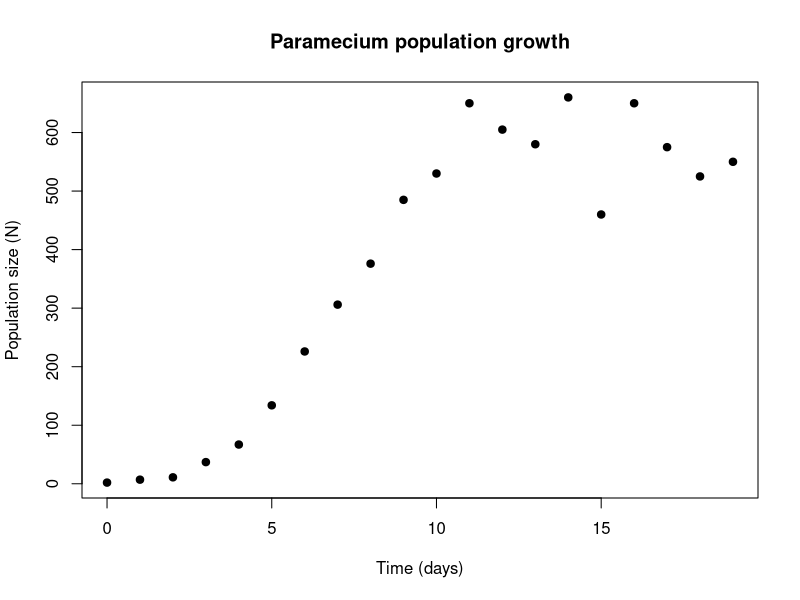
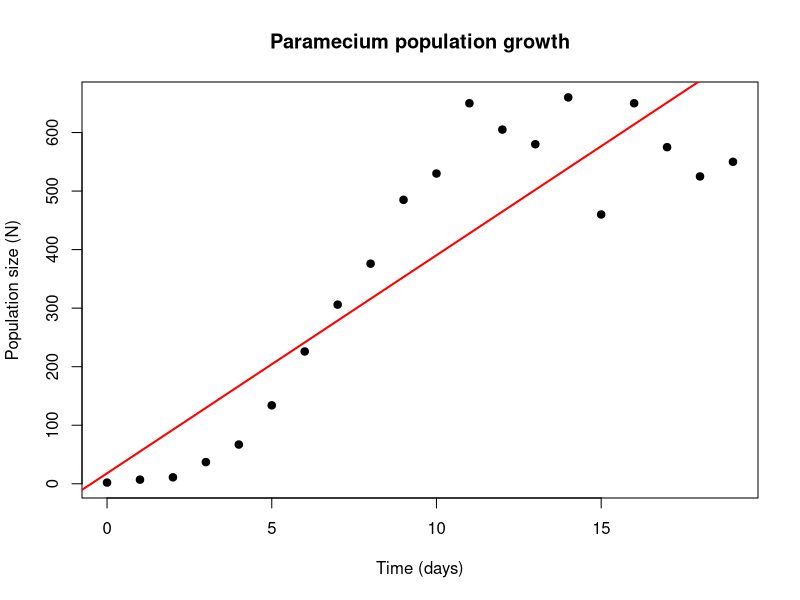
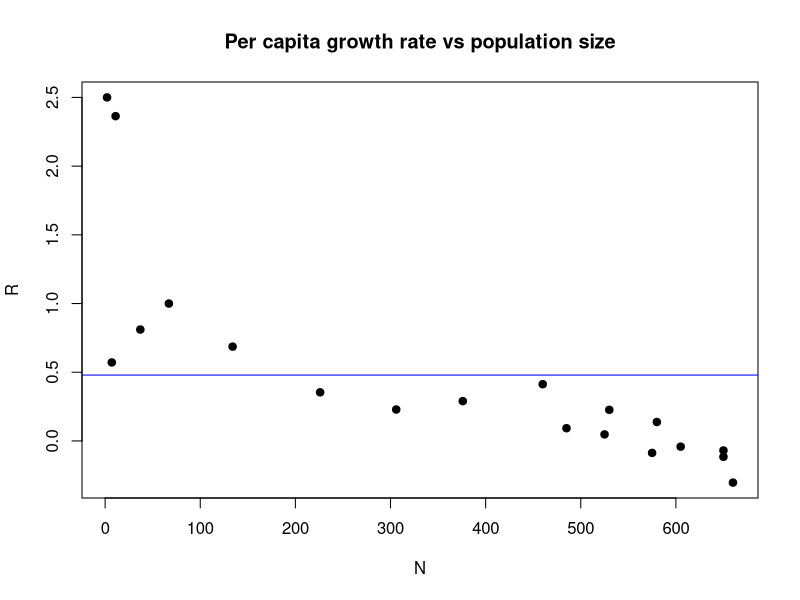
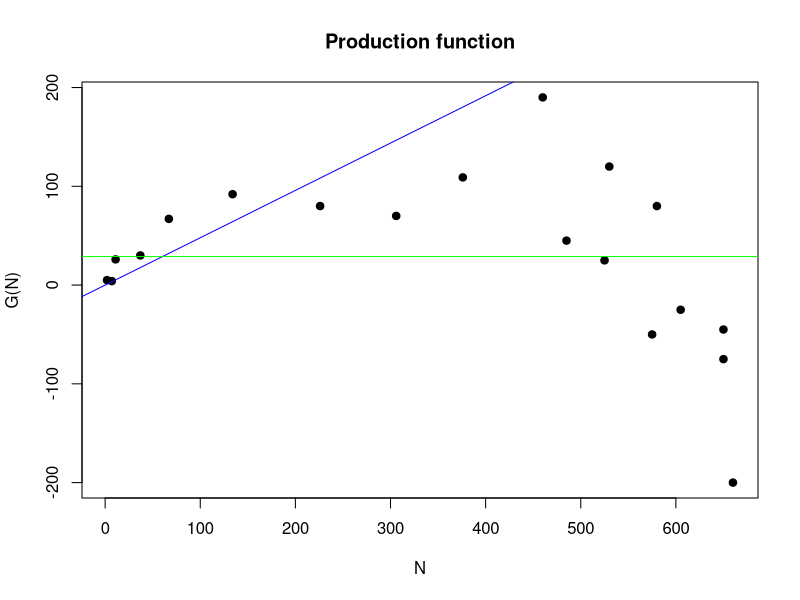
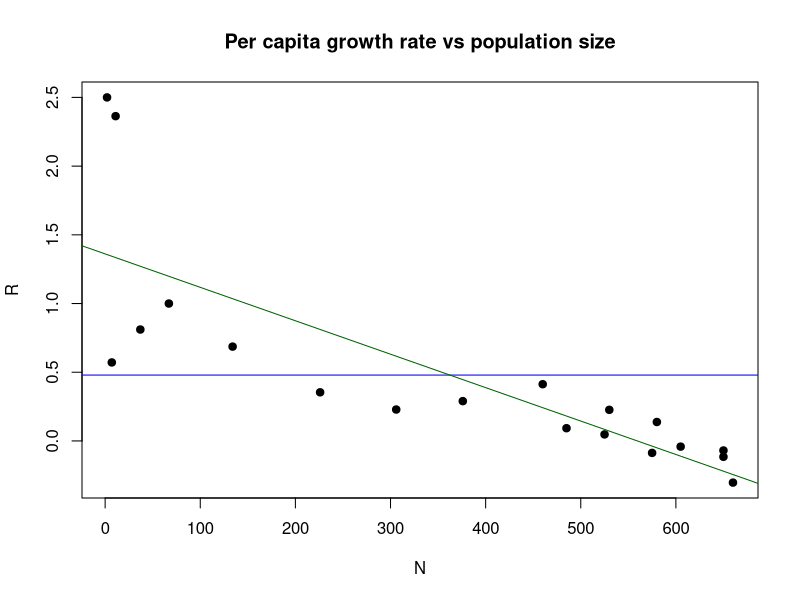
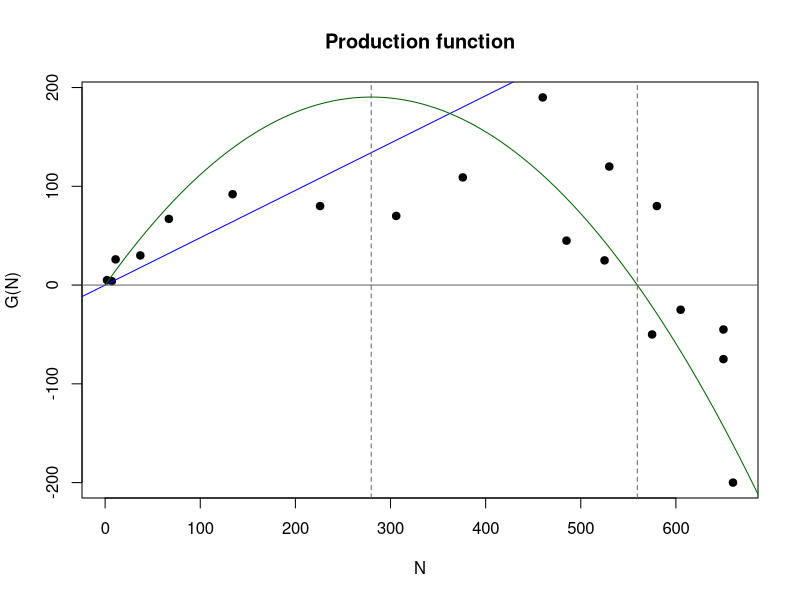
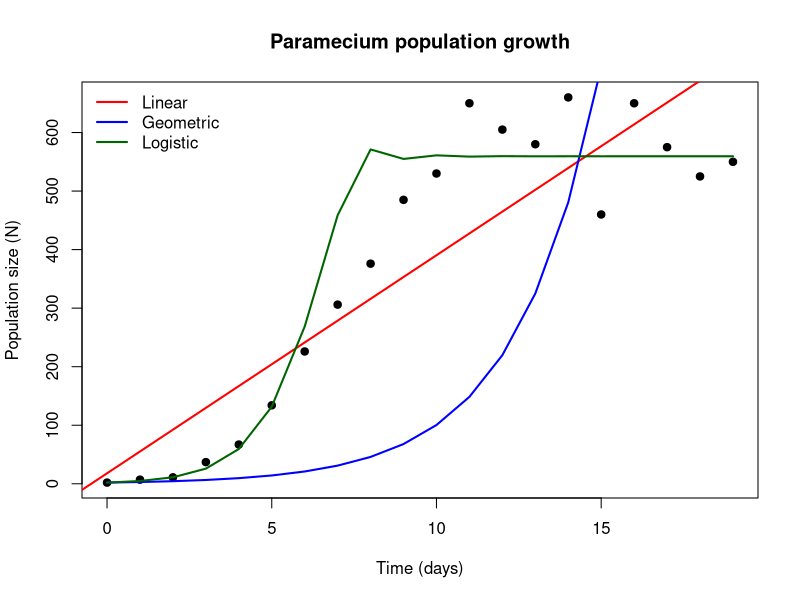

Write the R code that produced these figures, in order.
## ---- chunk 1
knitr::opts_chunk$set(echo = TRUE)
## ---- chunk 2
# Check your current version of R
R.version.string

## ---- chunk 3
# Create the variable from the output of the command
R_version <- R.version.string

# Perform the test
if(R_version == "R version 4.5.1 (2025-06-13)") {
    print("R version 4.5.1")
} else {
    print("You are using a different version of R. Switch to version 4.5.1 to ensure reproducibilty")
  }

## ---- chunk 4
# Set working directory
setwd("~/Documents/teaching/2026/TR3/SC1102/tutorial_2")

# Import the dataset which is located in this directory
paramecium <- read.csv("Paramecium_aurelia.csv")

## ---- chunk 5
# Produce a simple scatter plot of the data
plot(paramecium$Time..days., paramecium$Paramecium,
     # pch tells it what shape point to plot
     pch = 19,
     xlab = "Time (days)",
     ylab = "Population size (N)",
     main = "Paramecium population growth")

# Save the plot as an image file to our working directory.
dev.copy(png, "paramecium_growth_n_vs_time.png", width = 1600, height = 1200, res = 300)
dev.off()

## ---- chunk 6
# Model a linear fit 
linear_fit <- lm(Paramecium ~ Time..days., data = paramecium)

# Then have a look at the results
linear_fit

## ---- chunk 7
# Produce the same scatter plot of the data
plot(paramecium$Time..days., paramecium$Paramecium,
     # pch tells it what shape point to plot
     pch = 19,
     xlab = "Time (days)",
     ylab = "Population size (N)",
     main = "Paramecium population growth")

# Overlay the trendline
abline(linear_fit, col = "red", lwd = 2)

# Save the plot as an image
dev.copy(png, "paramecium_growth_linear.png", width = 1600, height = 1200, res = 300)
dev.off()

# Check out the R2 (Multiple R2) value
summary(linear_fit)

# And let's save coefficient stats as a text file in csv format
write.csv(
  coef(summary(linear_fit)),
  "linear_model_coefficients.csv"
)

## ---- chunk 8
# Create an integer vector of all but the final number of observations
N_t <- paramecium$Paramecium[-20]

# Calculate lambda (N_t+1/N_t)
lambda <- paramecium$Paramecium[-1] / N_t

# Calculate R
R <- lambda - 1

# Plot N vs R
plot(N_t, R, 
     pch = 19, 
     xlab = "N", 
     ylab = "R",
     main = "Per capita growth rate vs population size")

# Fit geometric growth model - constant R
abline(h = mean(R), 
       col = "blue")

# And again, save this plot as an image
dev.copy(png, "paramecium_growth_geometric_n_vs_r.png", width = 1600, height = 1200, res = 300)
dev.off()

## ---- chunk 9
# Calculate G(N) as RN
GN <- R*N_t

# Plot N vs G(N)
plot(N_t, GN, 
     pch = 19, 
     xlab = "N", 
     ylab = "G(N)",
     main = "Production function")

# Geometric: G(N) = RN, a straight line through the origin with a slope calculated from the mean of R
abline(a = 0, b = mean(R), col = "blue")

# Also plot the R2 base line at mean(GN)
abline(h = mean(GN), col = "green")

# And save
dev.copy(png, "paramecium_growth_production_function.png", width = 1600, height = 1200, res = 300)
dev.off()

## ---- chunk 10
# Calculate R2 value
# Predicted G(N) from the geometric model
pred_geo <- mean(R) * N_t

# Calculate residual sum of squares
rss <- sum((GN - pred_geo)^2)

# Calculate total sum of squares
tss <- sum((GN - mean(GN))^2)

# Calculate the R2
1 - rss/tss

## ---- chunk 11
# Fit the linear relationship between R and N
R_fit <- lm(R ~ N_t)

# Plot N vs R
plot(N_t, R, 
     pch = 19, 
     xlab = "N", 
     ylab = "R",
     main = "Per capita growth rate vs population size")

# Fit geometric growth model - constant R
abline(h = mean(R), 
       col = "blue")

# Fit the logistic model - R declines as population density increases
abline(R_fit, 
       col = "darkgreen")

# Save
dev.copy(png, "paramecium_growth_logistic_n_vs_r.png", width = 1600, height = 1200, res = 300)
dev.off()

## ---- chunk 12
# R at N=0
R0 <- coef(R_fit)[1]

# Carrying capacity K at x intercept which is -R0/slope
# Wrap it in as.numeric() to ensure you just get a numeric result
K  <- as.numeric(-coef(R_fit)[1] / coef(R_fit)[2])

# Plot N vs G(N)
plot(N_t, GN, 
     pch = 19, 
     xlab = "N", 
     ylab = "G(N)",
     main = "Production function")

# Geometric: G(N) = RN, a straight line through the origin with a slope calculated from the mean of R
abline(a = 0, b = mean(R), col = "blue")

# Smooth sequence of N values to draw the curve through
N_seq <- seq(0, 700, length.out = 200)

# Now plot the line using the logistic growth equation
lines(N_seq, R0 * (1 - N_seq/K) * N_seq, col = "darkgreen")

# Include a horizontal at G(N) = 0
abline(h = 0, col = "grey40")

# Include vertical lines at K and K/2
abline(v = K, col = "grey40", lty = 2)
abline(v = K/2, col = "grey40", lty = 2)

# Save
dev.copy(png, "paramecium_growth_all_models_gn_vs_n.png", width = 1600, height = 1200, res = 300)
dev.off()

## ---- chunk 13
# Set up empty vectors to hold the projected population size numbers
geometric_pred <- numeric(20)
logistic_pred <- numeric(20)

# Initiate both models at 2 to reflect the initial population size in the data
geometric_pred[1] <- 2
logistic_pred[1] <- 2

# Model expected population growth under the geometric model. G(N) = RN so we add R multiplied by the current population size number of individuals each day
for (i in 1:19) {
  geometric_pred[i + 1] <- geometric_pred[i] + mean(R) * geometric_pred[i]
}

# Model expected population growth under the logistic model. G(N) = R0(1 - N/K)N so the rate at which individuals are added per day (G(N)), changes relative to the current population size and the carrying capacity of the environment
for (i in 1:19) {
  logistic_pred[i + 1] <- logistic_pred[i] + R0 * (1 - logistic_pred[i]/K) * logistic_pred[i]
}

## ---- chunk 14
print(geometric_pred)

## ---- chunk 15
geometric_pred[1]

## ---- chunk 16
2 + mean(R) *2
## ---- chunk 17
geometric_pred[2] == 2 + mean(R) * 2

## ---- chunk 18
# Produce the same scatter plot of the data
plot(paramecium$Time..days., paramecium$Paramecium,
     # pch tells it what shape point to plot
     pch = 19,
     xlab = "Time (days)",
     ylab = "Population size (N)",
     main = "Paramecium population growth")

# First, fit the linear model
abline(linear_fit, col = "red", lwd = 2)

#Next, the geometric model predicted curve
lines(0:19, geometric_pred, col = "blue", lwd = 2)

# And finally the logistic model predicted curve
lines(0:19, logistic_pred, col = "darkgreen", lwd = 2)

# Add a legend
legend("topleft", bty = "n", lwd = 2,
       col = c("red", "blue", "darkgreen"),
       legend = c("Linear", "Geometric", "Logistic"))

# Save
dev.copy(png, "paramecium_growth_all_models_n_vs_time.png", width = 1600, height = 1200, res = 300)
dev.off()

## ---- chunk 19
# Total sum of squares for N vs time
tss_N <- sum((paramecium$Paramecium - mean(paramecium$Paramecium))^2)

# Calculate R² values
r2_linear <- 1 - sum((paramecium$Paramecium - fitted(linear_fit))^2) / tss_N
r2_geometric <- 1 - sum((paramecium$Paramecium - geometric_pred)^2) / tss_N
r2_logistic <- 1 - sum((paramecium$Paramecium - logistic_pred)^2) / tss_N

# Create table
r2_results <- data.frame(
  Model = c("Linear", "Geometric", "Logistic"),
  R_squared = c(r2_linear, r2_geometric, r2_logistic)
)

# Have a look at the results
r2_results

# Save as CSV
write.csv(r2_results,
          "model_r2_results.csv",
          row.names = FALSE)
